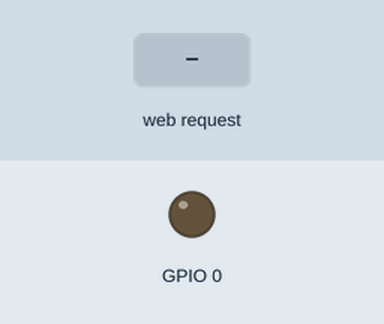
Simulated run of this sketch. Board: ESP8266 (NodeMCU). On the bench: output pins drawn as LEDs (lit = HIGH). The test bench sets the inputs (shaded band). WiFi joins after 1.5 s; servers stay silent unless stated; what the sketch prints to the serial monitor is not drawn.

Above: at 2.7 s.
2.8 s: HTTP request GET /toggle received
At 4.1 s:
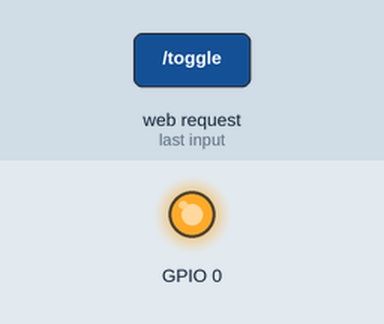
Timing chart, 0 to 5.8 s (numbered marks = the images above; inputs shaded):
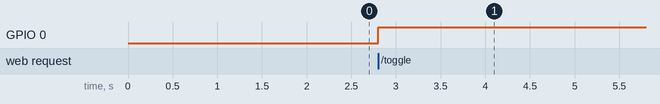

Measured:
- after the input at 2.8 s, GPIO 0: LOW → HIGH at once

The sketch:

LATEST_ESP_WIFI.ino
```cpp
#include <ESP8266WiFi.h>
#include <ArduinoJson.h>
#include <ESP8266WebServer.h> // WEB SERVER CLASS
ESP8266WebServer server; // server object


const char* ssid = "ORANGE_B2CF";
const char* password = "WDME3LH7";


void connectToWIFI(){
  // Connect to WiFi
  WiFi.mode(WIFI_STA);
  //WiFi.setSleepMode(WIFI_NONE_SLEEP);
  WiFi.begin(ssid, password);
  while (WiFi.status() != WL_CONNECTED)
  {

     delay(500);
     Serial.print("*");
  }

  Serial.println("");
  Serial.println("WiFi connection Successful");
  Serial.print("The IP Address of ESP8266 Module is: ");
  Serial.print(WiFi.localIP());// Print the IP address
  Serial.println("******************************************************");
}

boolean toggleLED(){
  String data = server.arg("plain");
  StaticJsonBuffer<200> jBuffer;
  JsonObject& jObject = jBuffer.parseObject(data);
  String Pin = jObject["pin"];
  String Status = jObject["status"];

  //Serial.println(Pin+" has been set to "+Status);
  pinMode(Pin.toInt(), OUTPUT);

  if (Status == "ON"){
    digitalWrite(Pin.toInt(), LOW);
    Serial.println("Pin: "+Pin+" has been set to ON (LOW)");
  }else{
    digitalWrite(Pin.toInt(), HIGH);
    Serial.println("Pin: "+Pin+" has been set to OFF (HIGH)");
  }
  server.send(204, "");
  return "true";
}


void setup() {
    Serial.begin(115200);
    //Serial.setDebugOutput(false);
    connectToWIFI();

    server.on("/", [](){server.send(200, "text/plain", "Web Server Perfectly Running!");});
    server.on("/toggle", toggleLED);
    server.begin();
    Serial.println("SERVER IS ON: HANDLING REQUESTS");


}


void loop() {
  server.handleClient();
}
```
